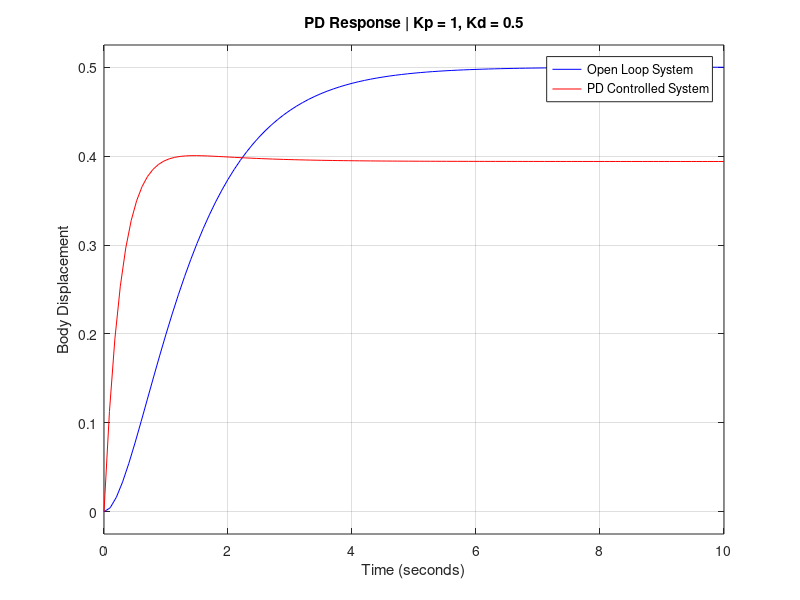

Here is the MATLAB script that generated this plot: (Note: this script raises an error after producing the figure.)
clc;
clear;
close all;

% Original suspension system
num = [1];
den = [1 3 2];

G = tf(num, den);

% PD Controller parameters
Kp = 1.3;
Kd = 1.5;

% PD Controller
C = pid(Kp, 0, Kd);

% Closed-loop system
T = feedback(C*G, 1);

% Plot comparison
figure;

step(G, 'b', T, 'r', 10);
grid on;

title('Open Loop vs PD Controlled Suspension System');
xlabel('Time (seconds)');
ylabel('Body Displacement');

legend('Open Loop System', 'PD Controlled System');
title('PD Response | Kp = 1, Kd = 0.5')
% Performance comparison
disp('Open Loop Performance:');
stepinfo(G)

disp('PD Controlled System Performance:');
stepinfo(T)
